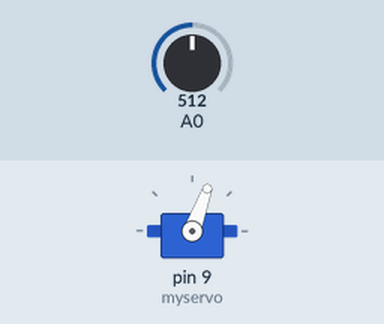
Simulated run of this sketch. Board: Arduino Uno, built with avr-gcc and run on an emulated ATmega328P. Shown: servo. The test bench sets the inputs (shaded band); at power-on: A0 = 512.

Above: at 1.2 s.
1.3 s: A0 set to 261
2.8 s: A0 set to 231
At 3.35 s:
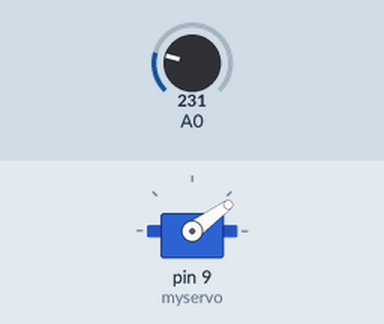
5.8 s: A0 set to 260
At 6.7 s:
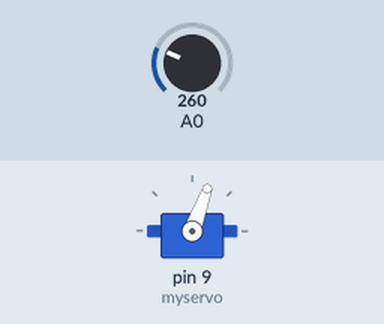
7.3 s: A0 set to 240
At 7.85 s:
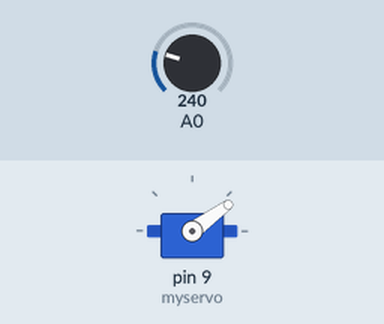
Timing chart, 0 to 10.3 s (numbered marks = the images above; inputs shaded):
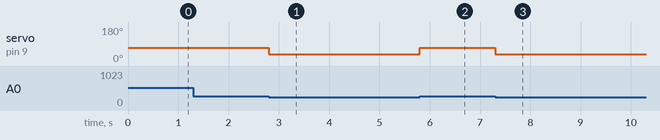

Measured:
- the behaviour switches between 250 and 249 on A0 (found by bisection; images 0 and 1)
- after the input at 1.3 s, every drawn part: stays the same
- after the input at 2.8 s, servo on pin 9 (myservo): 70° → 36° at once
- after the input at 5.8 s, servo on pin 9 (myservo): 36° → 70° at once
- after the input at 7.3 s, servo on pin 9 (myservo): 70° → 36° at once

The sketch:

Google_Dinosaur_Game_.ino
```cpp
#include <Servo.h>          //Including the Servo header file
#define threshold 250      //Assigns value to threshold
#define unpress_angle 70   //Assigns value to the unpress_angle
#define press_angle 36     //Assigns value to the prees_angle

Servo myservo;           //Creates a servo object to control a servo


void setup()
{
  myservo.attach(9);            //Attaches pin 9 to servo object
  myservo.write(unpress_angle); //Initially intialises the servo to unpress_angle

}

void loop()
{
  myservo.write(unpress_angle);   //Unpress button condition
  delay(1);                       //Delay of milli-second
  if(analogRead(A0)<threshold)
  {
    myservo.write(press_angle);  //Sets the servo for press button condition if analog value got from A0 is less than threshold
    delay(110);                  //Delay of 110 milli seconds
  }

}
```
